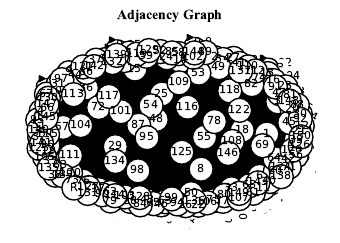

Write Python code to recreate this figure.
import networkx as nx
import matplotlib.pyplot as plt

def create_graph(n_users, W_users, W_rec):

    plt.rcParams['font.family'] = 'Times New Roman'
    plt.rcParams['font.size'] = 10
    G = nx.DiGraph()
    for i in range(n_users):
        G.add_node(i, label=f'{i + 1}')
    for i in range(n_users):
        for j in range(n_users):
            if W_users[i, j] > 0:
                G.add_edge(j, i, weight=round(W_users[i, j], 2))
    G.add_node(n_users, label='R')
    for i in range(n_users):
        if W_rec[i] > 0:
            G.add_edge(n_users, i, weight=round(W_rec[i, 0], 2), color='k')
    pos = nx.spring_layout(G, k=0.9, iterations=50)
    fig, ax = plt.subplots(figsize=(3.5, 2.5))
    nx.draw_networkx_nodes(G, pos, node_color='white', node_size=300, edgecolors='k', ax=ax)
    nx.draw_networkx_labels(G, pos, {i: G.nodes[i]['label'] for i in G.nodes()}, font_size=8, ax=ax)
    edge_colors = ['k' if G[u][v].get('color') == 'k' else 'k' for u, v in G.edges()]

    # Add edge labels with weights
    edge_labels = {(u, v): f"{d['weight']}" for u, v, d in G.edges(data=True)}
    nx.draw_networkx_edge_labels(
        G,
        pos,
        edge_labels=edge_labels,
        font_size=8,
        horizontalalignment='left',
        verticalalignment='top',
        clip_on=False 
    )
    nx.draw_networkx_edges(G, pos, edge_color=edge_colors, arrows=True, arrowsize=10,
                           connectionstyle="arc3,rad=0.1", ax=ax)
    ax.set_title("Adjacency Graph", fontsize=10, fontweight='bold')
    ax.axis('off')
    plt.tight_layout()
    plt.savefig('adjacency_graph.pdf', format='pdf', dpi=300, bbox_inches='tight')
    plt.show()